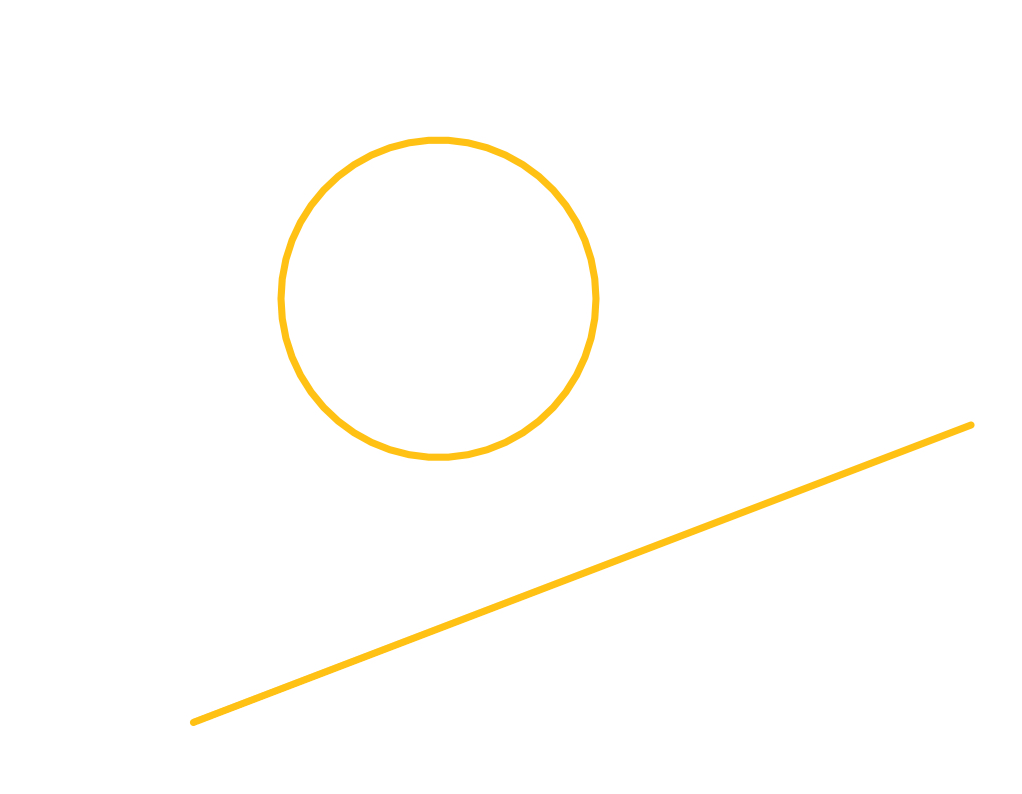
//> input picture data/circle.jpeg, 1022 x 794 px
$ ./2.hough-circles   (built with g++ and OpenCV 4)
//> lines starting //> are read from the running program, lines starting //| are printed output that depends on the picture; after the words box and inside, x2 and y2 are one past the last pixel; in counts of white or black regions, pixels touching at a corner belong together
#include <opencv2/opencv.hpp>
#include <math.h>

using namespace std;

int main(void) {
    cv::Mat src, image;

    src = cv::imread("data/circle.jpeg", 1);
//> src is the input picture: 794 rows x 1022 cols, CV_8UC3; mean B, G, R 251.2, 254, 255

    cv::cvtColor(src, image, cv::COLOR_BGR2GRAY);
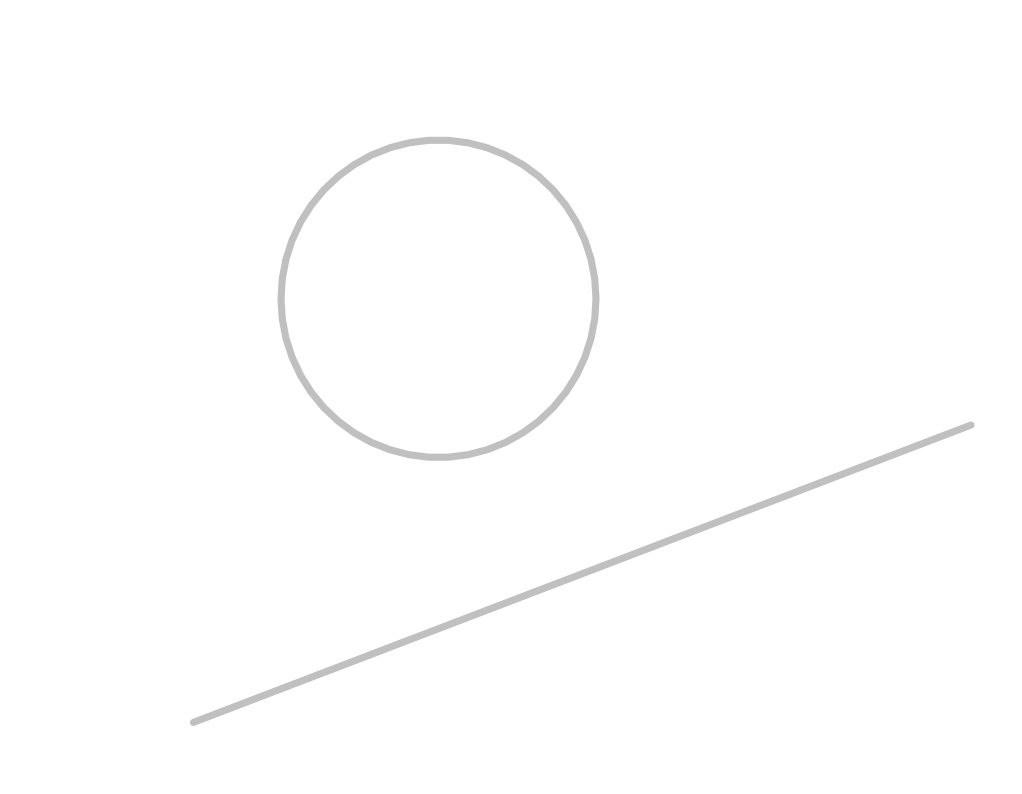
//> image: 794 rows x 1022 cols, CV_8UC1; min 190, max 255, mean 254
    cv::GaussianBlur(image, image, cv::Size(5,5), 0, 0);
//> image: 794 rows x 1022 cols, CV_8UC1; 2.4% of pixels changed, all inside (x1, y1, x2, y2) = (184, 134, 977, 728)

    vector<cv::Vec3f> circles;
    cv::HoughCircles(image, circles, cv::HOUGH_GRADIENT, 2, image.cols/20);
//> circles = 1 circle (x, y, radius): [437, 297, 161]
    cout << circles[0] << endl;
//| [437, 297, 161]

    for(size_t i = 0; i < circles.size(); ++i) {
        cv::Point center(cvRound(circles[i][0]), cvRound(circles[i][1]));
        int radius = cvRound(circles[i][2]);
        cv::circle(src, center, 3, cv::Scalar(0,255,0), -1, 8, 0 );
        cv::circle(src, center, radius, cv::Scalar(0, 0, 255), 2, cv::LINE_AA);
    }
//> this loop made 1 pass
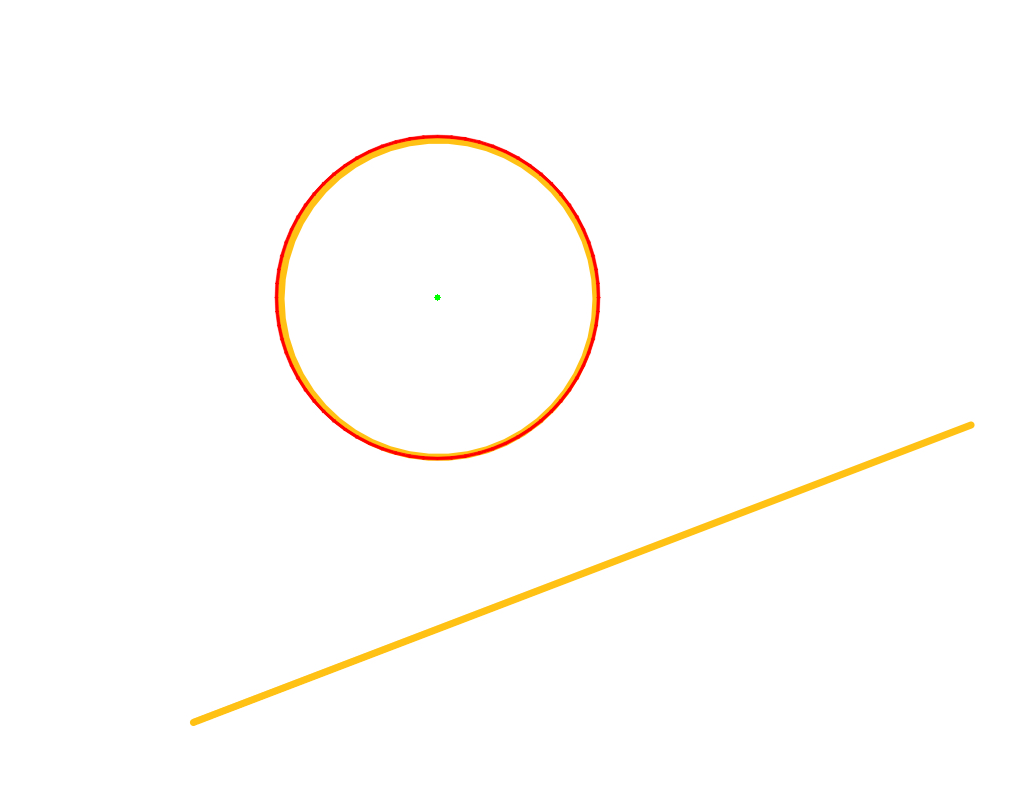
//> src: 794 rows x 1022 cols, CV_8UC3; 0.6% of pixels changed, all inside (x1, y1, x2, y2) = (274, 134, 601, 461)

    cv::imshow("Hough Circles", src);
    cv::waitKey(0);

    return 0;
}

$ run again, with data/convolution.jpeg copied over data/circle.jpeg
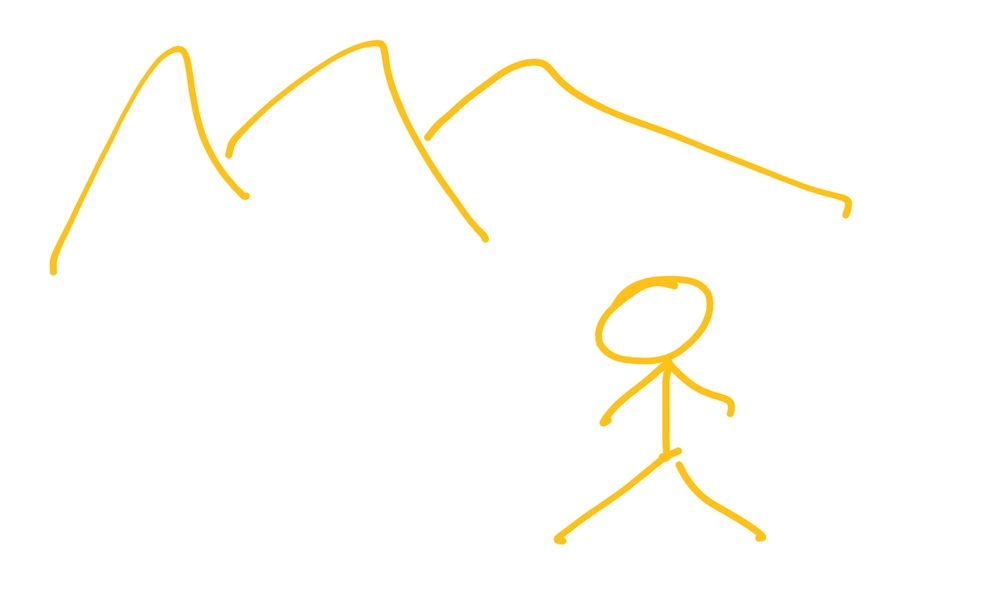
//> input picture data/convolution.jpeg, 1000 x 614 px, shrunk from 1368 x 840 before the run
//> src is the input picture: 614 rows x 1000 cols, CV_8UC3; mean B, G, R 249.3, 253.5, 254.8
//> `cv::cvtColor(src, image, cv::COLOR_BGR2GRAY);`:
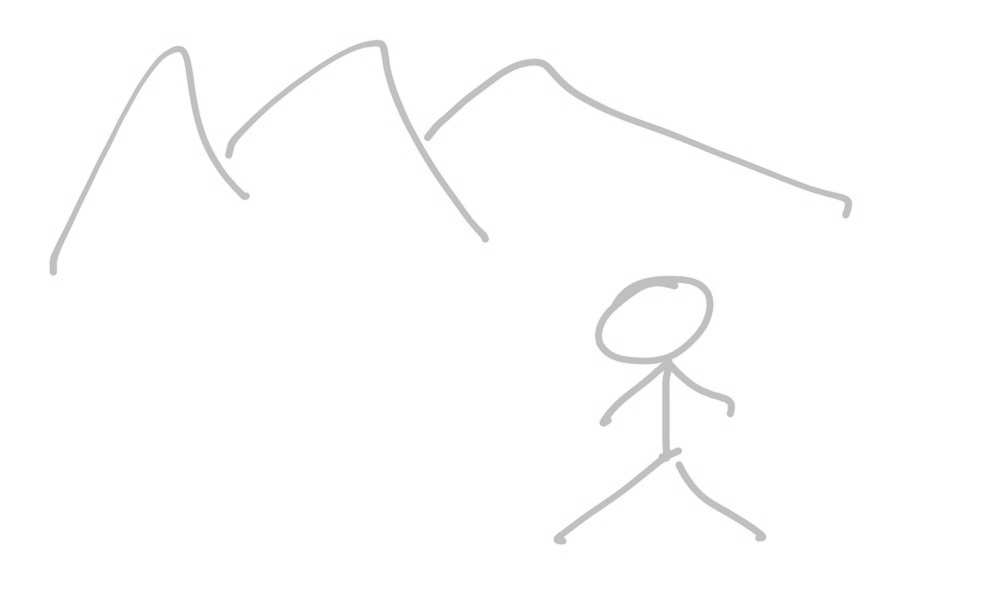
//> image: 614 rows x 1000 cols, CV_8UC1; min 182, max 255, mean 253.4
//> circles = 12 circles (x, y, radius): [457, 289, 264], [403, 261, 318.6], [493, 349, 329], [647, 5, 271.8], [759, 431, 90], [325, 201, 112.6], [553, 157, 102], [657, 329, 53], [539, 403, 123], [589, 253, 138], [551, 35, 171.6], [377, 155, 108.6]
//| [457, 289, 264]
//> the loop `for(size_t i = 0; i < circles.size(); ++i)` made 12 passes
//> (center, radius) on passes 1 to 8: (Point(457, 289), 264), (Point(403, 261), 319), (Point(493, 349), 329), (Point(647, 5), 272), (Point(759, 431), 90), (Point(325, 201), 113), (Point(553, 157), 102), (Point(657, 329), 53)
//> after the loop `for(size_t i = 0; i < circles.size(); ++i)`:
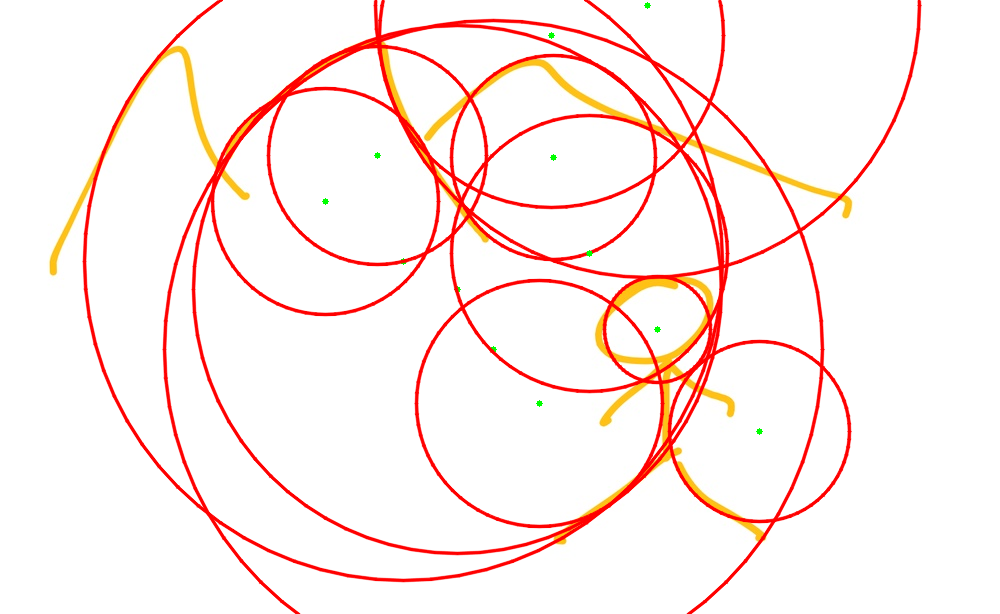
//> src: 614 rows x 1000 cols, CV_8UC3; 7.79% of pixels changed, all inside (x1, y1, x2, y2) = (82, 0, 922, 614)
